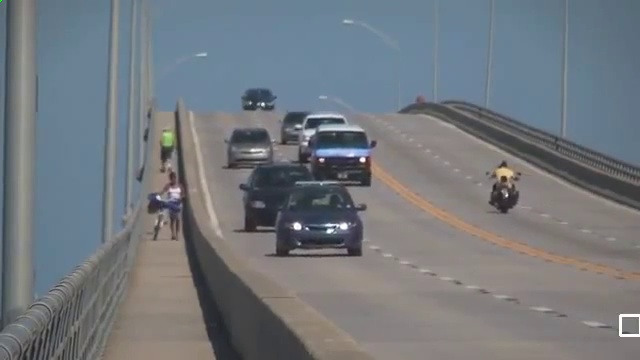
#> input picture OpenCV-Python-Tutorial/ch39-视频分析-Meanshift和Camshift/q.jpg, 640 x 360 px, given in place of slow.flv, which was not available
$ python Camshift.py
#> lines starting #> are read from the running program, lines starting #| are printed output that depends on the picture; after the words box and inside, x2 and y2 are one past the last pixel; in counts of white or black regions, pixels touching at a corner belong together; pictures that were not available may be replaced by others from this repository, and a replacement may not be noted
# -*- coding: utf-8 -*-
# @Time    : 2017/7/13 下午5:56
# @Author  : play4fun
# @File    : Camshift.py
# @Software: PyCharm

"""
Camshift.py:
"""

import numpy as np
import cv2

cap = cv2.VideoCapture('../data/slow.flv')
# take first frame of the video
ret, frame = cap.read()
#> frame is the input picture: shape (360, 640, 3); mean B, G, R 125.6, 120.1, 114.9

# setup initial location of window
r, h, c, w = 250, 90, 400, 125  # simply hardcoded the values
track_window = (c, r, w, h)
# set up the ROI for tracking
roi = frame[r:r + h, c:c + w]
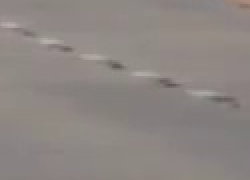
#> roi: shape (90, 125, 3) (shown 2 times larger); mean B, G, R 130.8, 134.2, 141.1
hsv_roi = cv2.cvtColor(roi, cv2.COLOR_BGR2HSV)
#> hsv_roi: shape (90, 125, 3); mean H, S, V 12, 18.6, 141.1
mask = cv2.inRange(hsv_roi, np.array((0., 60., 32.)), np.array((180., 255., 255.)))
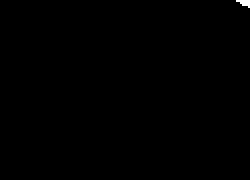
#> mask: shape (90, 125) (shown 2 times larger); 0.15% white; 1 white region (1 under 20 px)
roi_hist = cv2.calcHist([hsv_roi], [0], mask, [180], [0, 180])
#> roi_hist = 180 values, max 8 at index 10, min 0 at index 0, mean 0.0944
cv2.normalize(roi_hist, roi_hist, 0, 255, cv2.NORM_MINMAX)
# Setup the termination criteria, either 10 iteration or move by atleast 1 pt
term_crit = (cv2.TERM_CRITERIA_EPS | cv2.TERM_CRITERIA_COUNT, 10, 1)

while True:
    ret, frame = cap.read()
    if ret is True:
        hsv = cv2.cvtColor(frame, cv2.COLOR_BGR2HSV)
#> hsv: shape (360, 640, 3); mean H, S, V 68.3, 40.7, 131.1
        dst = cv2.calcBackProject([hsv], [0], roi_hist, [0, 180], 1)
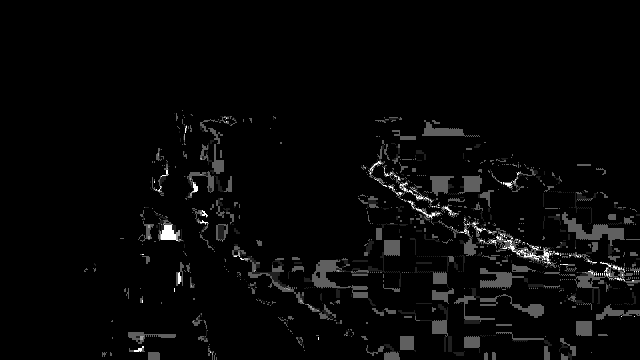
#> dst: shape (360, 640); min 0, max 255, mean 7.1
        # apply meanshift to get the new location
        ret, track_window = cv2.CamShift(dst, track_window, term_crit)
#> ret = ((497.5, 257.5), (111.8, 156.6), 97.9); track_window = (419, 201, 157, 113)
        # Draw it on image
        pts = cv2.boxPoints(ret)
#> pts = [[427.6, 191.4], [582.7, 212.9], [567.4, 323.6], [412.3, 302.1]]
        pts = np.int0(pts)
#> pts = [[427, 191], [582, 212], [567, 323], [412, 302]]
        print('len pts:', len(pts),pts)
#| len pts: 4 [[427 191]
#|  [582 212]
#|  [567 323]
#|  [412 302]]
        img2 = cv2.polylines(frame, [pts], True, (255, 0, 0), 2)

        cv2.imshow('img2', img2)
        k = cv2.waitKey(1)  # & 0xff
#> (key Esc is pressed here)
        if k == 27:
            break
            # else:
            #     cv2.imwrite(chr(k) + ".jpg", img2)
    else:
        break
cv2.destroyAllWindows()
cap.release()

$ run again, on OpenCV-Python-Tutorial/ch39-视频分析-Meanshift和Camshift/ÿ.jpg
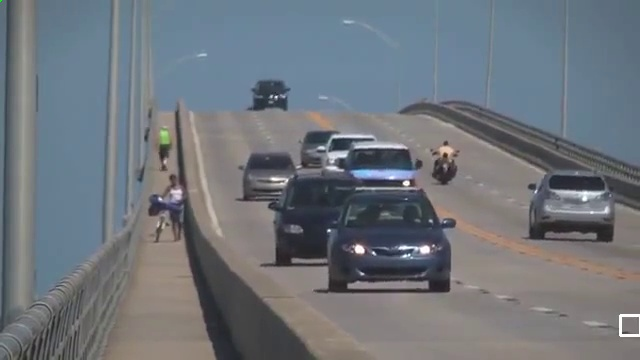
#> input picture OpenCV-Python-Tutorial/ch39-视频分析-Meanshift和Camshift/ÿ.jpg, 640 x 360 px, given in place of slow.flv, which was not available
#> frame is the input picture: shape (360, 640, 3); mean B, G, R 123.6, 116.9, 111.1
#> hsv_roi: shape (90, 125, 3); mean H, S, V 42, 23.7, 130.4
#> `mask = cv2.inRange(hsv_roi, np.array((0., 60., 32.)), np.array((180., ..`:
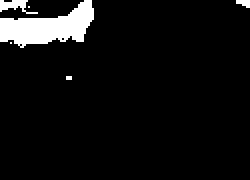
#> mask: shape (90, 125) (shown 2 times larger); 6.3% white; 6 white regions (3 under 20 px), largest, box (x1, y1, x2, y2) and area: (0, 0, 47, 24) 615, (0, 0, 19, 7) 63, (118, 0, 125, 4) 20
#> roi_hist = 180 values, max 95 at index 109, min 0 at index 0, mean 3.92
#> hsv: shape (360, 640, 3); mean H, S, V 77.4, 41.9, 128.2
#> `dst = cv2.calcBackProject([hsv], [0], roi_hist, [0, 180], 1)`:
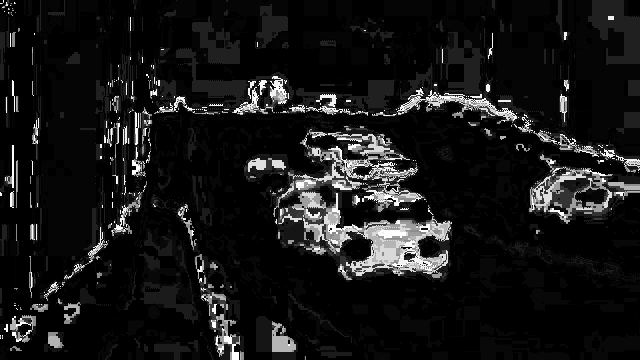
#> dst: shape (360, 640); min 0, max 255, mean 22.6
#> ret = ((383.5, 235), (93.52, 146), 105.1); track_window = (312, 189, 143, 92)
#> `pts = cv2.boxPoints(ret)`: pts = [[325.2, 170.9], [466.2, 208.8], [441.8, 299.1], [300.8, 261.2]]
#> `pts = np.int0(pts)`: pts = [[325, 170], [466, 208], [441, 299], [300, 261]]
#| len pts: 4 [[325 170]
#|  [466 208]
#|  [441 299]
#|  [300 261]]
